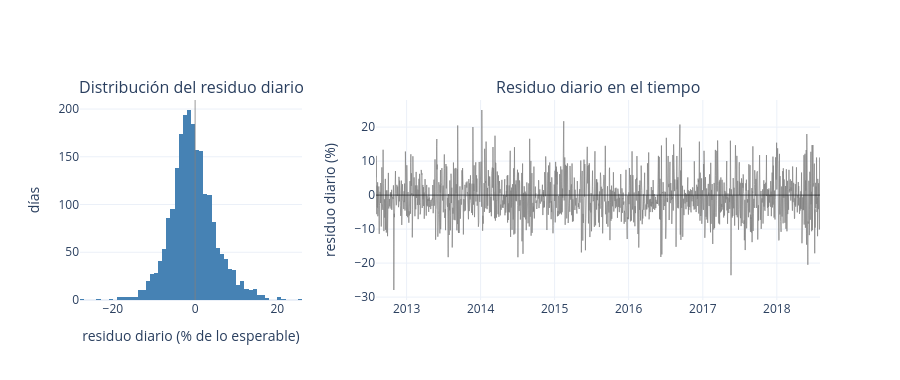

Notebook code cell kept with this figure:
### Code cell
fig = make_subplots(rows=1, cols=2, column_widths=[1, 2],
                    subplot_titles=['Distribución del residuo diario', 'Residuo diario en el tiempo'])

fig.add_trace(go.Histogram(x=diario['residuo_pct'], nbinsx=60, marker_color='steelblue',
                           showlegend=False), row=1, col=1)
fig.add_vline(x=0, line=dict(color='gray', width=0.8), row=1, col=1)

fig.add_trace(go.Scatter(x=diario['fecha'], y=diario['residuo_pct'], mode='lines',
                         line=dict(color='gray', width=0.7), showlegend=False), row=1, col=2)
fig.add_hline(y=0, line=dict(color='black', width=0.6), row=1, col=2)

fig.update_xaxes(title_text='residuo diario (% de lo esperable)', row=1, col=1)
fig.update_yaxes(title_text='días', row=1, col=1)
fig.update_yaxes(title_text='residuo diario (%)', row=1, col=2)
fig.update_layout(height=380)
fig.show()

### Figure 1 — Plotly figure (JSON) as saved in the notebook; plotly's stock layout.template omitted (floating-point values rounded to 4 significant figures; data arrays with more than 128 entries replaced by an {"elided": "..."} marker saying what was removed)
{"data": [{"marker": {"color": "steelblue"}, "nbinsx": 60, "showlegend": false, "type": "histogram", "x": {"elided": "2191 float values"}, "xaxis": "x", "yaxis": "y"}, {"line": {"color": "gray", "width": 0.7}, "mode": "lines", "showlegend": false, "type": "scatter", "x": {"elided": "2191 str values"}, "xaxis": "x2", "y": {"elided": "2191 float values"}, "yaxis": "y2"}], "layout": {"annotations": [{"font": {"size": 16}, "showarrow": false, "text": "Distribución del residuo diario", "x": 0.15, "xanchor": "center", "xref": "paper", "y": 1, "yanchor": "bottom", "yref": "paper"}, {"font": {"size": 16}, "showarrow": false, "text": "Residuo diario en el tiempo", "x": 0.7, "xanchor": "center", "xref": "paper", "y": 1, "yanchor": "bottom", "yref": "paper"}], "height": 380, "shapes": [{"line": {"color": "gray", "width": 0.8}, "type": "line", "x0": 0, "x1": 0, "xref": "x", "y0": 0, "y1": 1, "yref": "y domain"}, {"line": {"color": "black", "width": 0.6}, "type": "line", "x0": 0, "x1": 1, "xref": "x2 domain", "y0": 0, "y1": 0, "yref": "y2"}], "xaxis": {"anchor": "y", "domain": [0, 0.3], "title": {"text": "residuo diario (% de lo esperable)"}}, "xaxis2": {"anchor": "y2", "domain": [0.4, 1]}, "yaxis": {"anchor": "x", "domain": [0, 1], "title": {"text": "días"}}, "yaxis2": {"anchor": "x2", "domain": [0, 1], "title": {"text": "residuo diario (%)"}}}}
